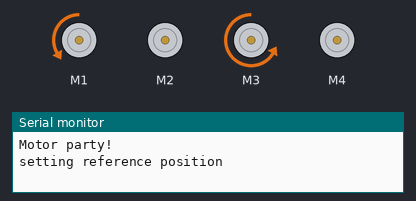
The sketch below on a simulated Arduino Uno, built with avr-gcc and run on an emulated ATmega328P. Parts: 4 × DC motor (green arrow = forward, orange = backward, longer = faster), the last lines printed to the serial monitor. At 9.2 s the program stops and its outputs stay as they are.

Above: at 0.1 s.
At 2.1 s:
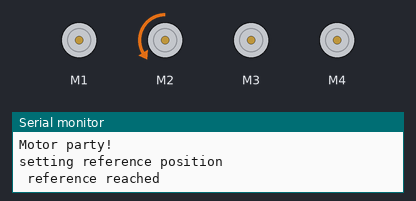
At 4.1 s:
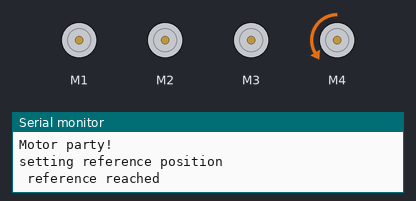
At 6.6 s:
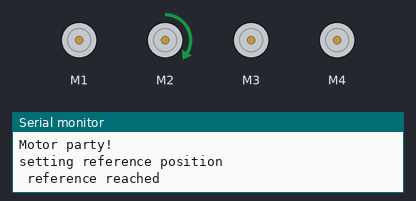
At 7.6 s:
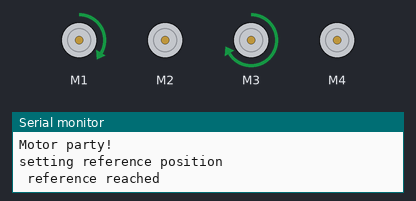
At 9.3 s:
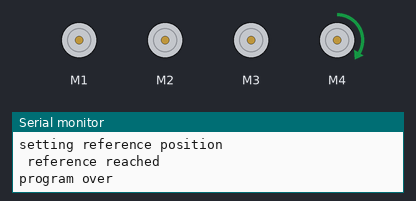
Timing chart, 0 to 10.7 s (numbered marks = the images above):
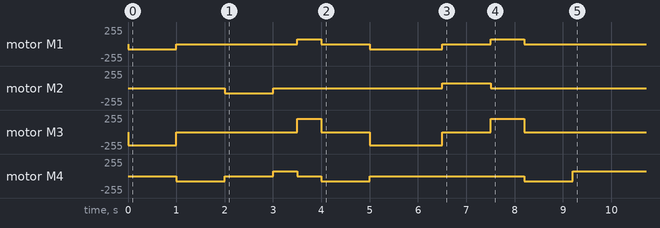

Measured:
- by itself, motor M2: stopped → backward 75/255 at 2.0 s, → stopped 1.0 s later, → forward 75/255 3.5 s later, → stopped 1.0 s later
- by itself, motor M4: stopped → backward 75/255 at 1.0 s, → stopped 1.0 s later, → forward 75/255 1.0 s later, → stopped 0.50 s later, … (8 changes in this stretch)
- by itself, motor M1: stopped → backward 75/255 at 0.00 s, → stopped 1.0 s later, → forward 75/255 2.5 s later, → stopped 0.50 s later, … (8 changes in this stretch)

The sketch:

Bronze.ino
```cpp
#include <AFMotor.h>
AF_DCMotor motor1(1);
AF_DCMotor motor2(2);
AF_DCMotor motor3(3);
AF_DCMotor motor4(4);
void setup() {
  Serial.begin(9600);
  Serial.println("Motor party!");
  motor1.setSpeed(75);//lift right --> FORWARD is arm going down
  motor2.setSpeed(75);//rotate --> BACKWARD is clk wise movement
  motor3.setSpeed(200);//left lift --> FORWARD is arm going down
  motor4.setSpeed(75);//hand  --> FORWARD is closing of hand
  motor1.run(RELEASE);
  motor2.run(RELEASE);
  motor3.run(RELEASE);
  motor4.run(RELEASE);
  /*
   * FORWARD, BACKWARD, RESEASE are predefined in AFMotors library
   * RELEASE stops the motor. Initially all set to RELEASE so all motors are stop.
   * FORWARD move the motor in clockwise direction
   * BACKWARD move the motor in anti-clockwise direction
   *  *******delay(milliseconds) -- delay in millisecond is set to tell after this time execute next instruction
   *  ******* FORWARD and BACKWARD will depend how we connection motors. if connection of motors are reversed then FORWARD will behave as BACKWARD and vice-versa
  */

}

void loop() {
  Serial.println("setting reference position");
  /*goto reference position*/
  /*LIFING motors( motor1 and motor3 ) go up, */

  motor1.run(BACKWARD);
  motor3.run(BACKWARD);
  delay(1000);                  /*change this delay to modify time for how long arm should go up*/
  /*next two lines STOPS the motor which were moving arm up*/
  motor1.run(RELEASE);
  motor3.run(RELEASE);

 motor4.run(BACKWARD); //hand is set to close. so in reference state hand will be closed
  delay(1000); //change delay to control for how long hand closing step run.
  motor4.run(RELEASE); // motor which was closing arm stops
  /*reference over*/

  Serial.println(" reference reached");

  motor2.run(BACKWARD); //arm now set to rotate in clk wise direction
  delay(1000); //change this delay to set for how long arm rotates in clk wise direction
  motor2.run(RELEASE);

  motor4.run(FORWARD); //arm hand set to open
  delay(500);// arm hand set to open for 500 milliseconds
  motor4.run(RELEASE);

  /*now arm set to go down*/
  motor1.run(FORWARD);
  motor3.run(FORWARD);
  delay(500);
  /* arm which was going down set to stop*/
  motor1.run(RELEASE);
  motor3.run(RELEASE);

  /**arm grabs the object*/
  motor4.run(BACKWARD);
  delay(1000);
  motor4.run(RELEASE);

  /*arm moving up*/
  motor1.run(BACKWARD);
  motor3.run(BACKWARD);
  delay(1500);
  motor1.run(RELEASE);
  motor3.run(RELEASE);

  motor2.run(FORWARD);
  delay(1000);
  motor2.run(RELEASE);

  motor1.run(FORWARD);
  motor3.run(FORWARD);
  delay(700);
  motor1.run(RELEASE);
  motor3.run(RELEASE);

  motor4.run(BACKWARD);
  delay(1000);
  motor4.run(RELEASE);

  motor4.run(FORWARD);
  Serial.println("program over");


  while (true); //stuck in while loop . ARM stops. or use return


}
```
